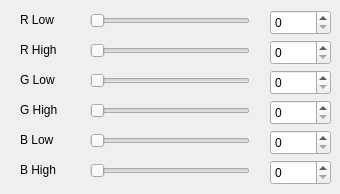
      <widget class="QWidget" name="page_6">
       <widget class="QSlider" name="Slider_rgb_R_Low">
        <property name="geometry">
         <rect>
          <x>90</x>
          <y>10</y>
          <width>160</width>
          <height>22</height>
         </rect>
        </property>
        <property name="orientation">
         <enum>Qt::Orientation::Horizontal</enum>
        </property>
       </widget>
       <widget class="QSlider" name="Slider_rgb_B_Low">
        <property name="geometry">
         <rect>
          <x>90</x>
          <y>130</y>
          <width>160</width>
          <height>22</height>
         </rect>
        </property>
        <property name="orientation">
         <enum>Qt::Orientation::Horizontal</enum>
        </property>
       </widget>
       <widget class="QSlider" name="Slider_rgb_B_High">
        <property name="geometry">
         <rect>
          <x>90</x>
          <y>160</y>
          <width>160</width>
          <height>22</height>
         </rect>
        </property>
        <property name="orientation">
         <enum>Qt::Orientation::Horizontal</enum>
        </property>
       </widget>
       <widget class="QLabel" name="label_19">
        <property name="geometry">
         <rect>
          <x>20</x>
          <y>10</y>
          <width>51</width>
          <height>19</height>
         </rect>
        </property>
        <property name="text">
         <string>R Low</string>
        </property>
       </widget>
       <widget class="QLabel" name="label_20">
        <property name="geometry">
         <rect>
          <x>20</x>
          <y>130</y>
          <width>51</width>
          <height>19</height>
         </rect>
        </property>
        <property name="text">
         <string>B Low</string>
        </property>
       </widget>
       <widget class="QLabel" name="label_21">
        <property name="geometry">
         <rect>
          <x>20</x>
          <y>160</y>
          <width>51</width>
          <height>19</height>
         </rect>
        </property>
        <property name="text">
         <string>B High</string>
        </property>
       </widget>
       <widget class="QSpinBox" name="spinBox_rgb_R_Low">
        <property name="geometry">
         <rect>
          <x>270</x>
          <y>10</y>
          <width>61</width>
          <height>25</height>
         </rect>
        </property>
       </widget>
       <widget class="QSpinBox" name="spinBox_rgb_B_Low">
        <property name="geometry">
         <rect>
          <x>270</x>
          <y>130</y>
          <width>61</width>
          <height>25</height>
         </rect>
        </property>
       </widget>
       <widget class="QSpinBox" name="spinBox_rgb_B_High">
        <property name="geometry">
         <rect>
          <x>270</x>
          <y>160</y>
          <width>61</width>
          <height>25</height>
         </rect>
        </property>
       </widget>
       <widget class="QLabel" name="label_30">
        <property name="geometry">
         <rect>
          <x>20</x>
          <y>40</y>
          <width>51</width>
          <height>19</height>
         </rect>
        </property>
        <property name="text">
         <string>R High</string>
        </property>
       </widget>
       <widget class="QSpinBox" name="spinBox_rgb_R_High">
        <property name="geometry">
         <rect>
          <x>270</x>
          <y>40</y>
          <width>61</width>
          <height>25</height>
         </rect>
        </property>
       </widget>
       <widget class="QSlider" name="Slider_rgb_R_High">
        <property name="geometry">
         <rect>
          <x>90</x>
          <y>40</y>
          <width>160</width>
          <height>22</height>
         </rect>
        </property>
        <property name="orientation">
         <enum>Qt::Orientation::Horizontal</enum>
        </property>
       </widget>
       <widget class="QSpinBox" name="spinBox_rgb_G_Low">
        <property name="geometry">
         <rect>
          <x>270</x>
          <y>70</y>
          <width>61</width>
          <height>25</height>
         </rect>
        </property>
       </widget>
       <widget class="QLabel" name="label_31">
        <property name="geometry">
         <rect>
          <x>20</x>
          <y>70</y>
          <width>51</width>
          <height>19</height>
         </rect>
        </property>
        <property name="text">
         <string>G Low</string>
        </property>
       </widget>
       <widget class="QSlider" name="Slider_rgb_G_Low">
        <property name="geometry">
         <rect>
          <x>90</x>
          <y>70</y>
          <width>160</width>
          <height>22</height>
         </rect>
        </property>
        <property name="orientation">
         <enum>Qt::Orientation::Horizontal</enum>
        </property>
       </widget>
       <widget class="QSpinBox" name="spinBox_rgb_G_High">
        <property name="geometry">
         <rect>
          <x>270</x>
          <y>100</y>
          <width>61</width>
          <height>25</height>
         </rect>
        </property>
       </widget>
       <widget class="QLabel" name="label_32">
        <property name="geometry">
         <rect>
          <x>20</x>
          <y>100</y>
          <width>51</width>
          <height>19</height>
         </rect>
        </property>
        <property name="text">
         <string>G High</string>
        </property>
       </widget>
       <widget class="QSlider" name="Slider_rgb_G_High">
        <property name="geometry">
         <rect>
          <x>90</x>
          <y>100</y>
          <width>160</width>
          <height>22</height>
         </rect>
        </property>
        <property name="orientation">
         <enum>Qt::Orientation::Horizontal</enum>
        </property>
       </widget>
      </widget>
